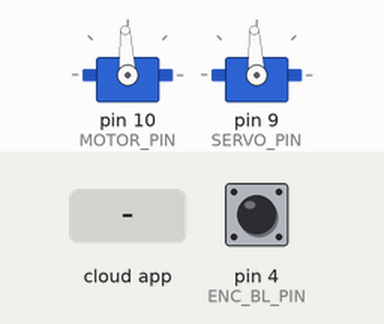
Simulated run of this sketch. Board: Arduino Uno, built with avr-gcc and run on an emulated ATmega328P. On the bench: 2 × servo. The test bench sets the inputs (shaded band); at power-on: pin 4 (ENC_BL_PIN) HIGH. The ROS host is connected and sends only what is stated.

Above: at 4.2 s.
4.3 s: the phone or cloud app sets linear.x to -100
At 5.4 s:
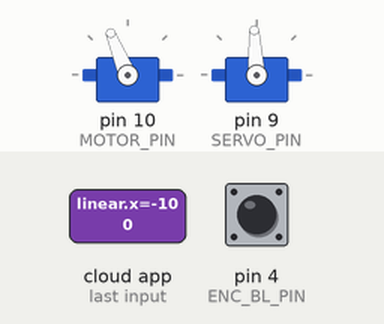
5.8 s: the phone or cloud app sets angular.z to -100
At 6.6 s:
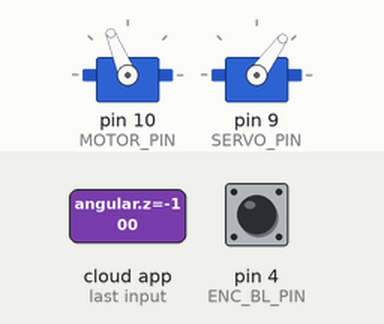
7.3 s: the phone or cloud app sets angular.z to 100
At 7.7 s:
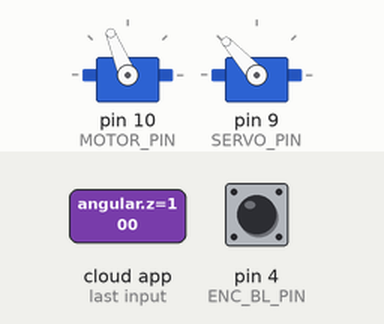
8.8 s: the phone or cloud app sets angular.z to 0
At 10.0 s:
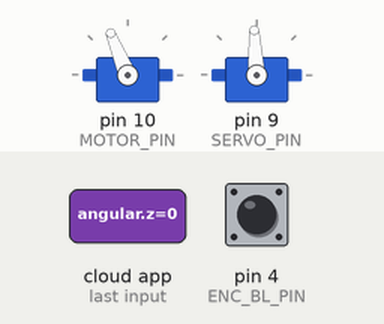
10.3 s: the phone or cloud app sets linear.x to 0
At 11.2 s:
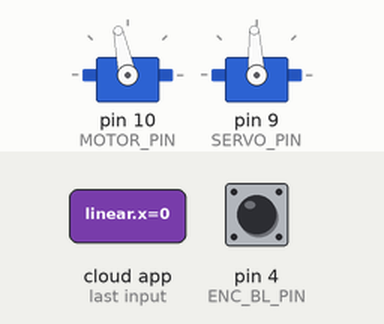
Timing chart, 0 to 12.8 s (numbered marks = the images above; inputs shaded):
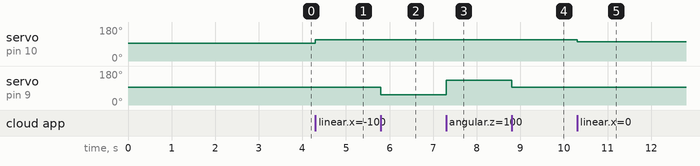

Measured:
- after the input at 4.3 s, servo on pin 10 (MOTOR_PIN): 93° → 112° at once
- after the input at 5.8 s, servo on pin 9 (SERVO_PIN): 93° → 54° at once
- after the input at 7.3 s, servo on pin 9 (SERVO_PIN): 54° → 132° at once
- after the input at 8.8 s, servo on pin 9 (SERVO_PIN): 132° → 93° at once
- after the input at 10.3 s, servo on pin 10 (MOTOR_PIN): 112° → 102° at once

The sketch:

mycar_control.ino
```cpp
#include <Servo.h>
#include <ros.h>
#include <geometry_msgs/Twist.h>
#include <std_msgs/Int32.h>

class Car {
public:
    void initControler();
    void initEncoders();

    void armControler();

    void writeToControler(int, int);

    void incBL();
    int  readEncoder();

    float limitMotor(int);
    float limitServo(int);

    // Used for copying variables shared with interrupts to avoid read/write
    // conflicts later
    void readAndCopyInputs();

    const int MOTOR_PIN = 10;
    const int SERVO_PIN = 9;
    const int ENC_BL_PIN = 4;

    const int MOTOR_MAX = 1900;
    const int MOTOR_MIN = 1600;
    const int MOTOR_STOP = 1300;

    const int STEER_MIN = 1100;
    const int STEER_MAX = 1900;
    const int STEER_CENTER = 1500;

    const int noAction = 0;
    Servo motor;
    Servo steering;

    volatile uint8_t updateFlagsShared;
    uint8_t updateFlags;
    const int BL_FLAG = 1;

    volatile int BL_count_shared = 0;
    int BL_count = 0;
    int val_BL_shared = 0;
    int val_BL = 0;
};

Car car;
int motor_speed;
int steer;
volatile unsigned long dt;
volatile unsigned long t0;

ros::NodeHandle nh;
geometry_msgs::Twist vel_angular_back;
std_msgs::Int32 encoder;

void controlCallback(const geometry_msgs::Twist& ecu) {
    int pwm_speed = abs(ecu.linear.x) / 2 * (car.MOTOR_MAX - car.MOTOR_MIN) + 1550;
    int pwm_angular = ecu.angular.z / 0.06 * (car.STEER_MAX - car.STEER_MIN)/2 + car.STEER_CENTER;
    car.writeToControler(pwm_speed, pwm_angular);
    vel_angular_back.linear.x = pwm_speed;
    vel_angular_back.angular.z = pwm_angular;
}

void incBLCallback() {
  car.incBL();
}

ros::Publisher ecu_back("ecu_back", &vel_angular_back);
ros::Subscriber<geometry_msgs::Twist> sub_control("/ctrl_cmd", controlCallback);
ros::Publisher pub_encoder("hall_sensor", &encoder);

/**
 * ARDUINO INITIALIZATION
 */
void setup() {
    car.initControler();
    car.armControler();
    t0 = millis();

    nh.getHardware()->setBaud(57600);
    nh.initNode();

    nh.advertise(ecu_back);
    nh.advertise(pub_encoder);
    nh.subscribe(sub_control);

}

/**
 * ARDUINO MAIN lOOP
 */
void loop() {
    dt = millis() - t0;

    ecu_back.publish(&vel_angular_back);
    car.val_BL = car.readEncoder();

    if (dt > 100) {
        t0 = millis();
        encoder.data = car.val_BL;
        pub_encoder.publish(&encoder);

    }

    nh.spinOnce();
}

/**
 * CAR CLASS IMPLEMENTATION
 */
void Car::initEncoders() {
  pinMode(ENC_BL_PIN, INPUT_PULLUP);
  //enableInterrupt(ENC_BL_PIN, incBLCallback, CHANGE);
  //enableInterrupt(ENC_BL_PIN, incBLCallback, RISING);
  //attachInterrupt(ENC_BL_PIN, incBLCallback, CHANGE);
}

void Car::initControler() {
    motor.attach(MOTOR_PIN);
    steering.attach(SERVO_PIN);
}

void Car::armControler() {
    motor.writeMicroseconds(1500);
    steering.writeMicroseconds(STEER_CENTER);
    delay(3000);
}

float Car::limitMotor(int x) {
    if (x == noAction) {
        return MOTOR_STOP;
    }

    if (x > MOTOR_MAX) {
        x = MOTOR_MAX;
    } else if (x < MOTOR_MIN) {
        x = MOTOR_MIN;
    }
    return x;
}

float Car::limitServo(int x) {
    if (x == noAction) {
        return STEER_CENTER;
    }

    if (x > STEER_MAX) {
        x = STEER_MAX;
    } else if (x < STEER_MIN) {
        x = STEER_MIN;
    }
    return x;
}

void Car::writeToControler(int motor_speed, int steer) {
    int motorCMD, servoCMD;
    motorCMD = car.limitMotor(motor_speed);
    servoCMD = car.limitServo(steer);
    //motorCMD = motor_speed;
    //servoCMD = steer;
    motor.writeMicroseconds(motorCMD);
    steering.writeMicroseconds(servoCMD);
}

void Car::incBL() {
  BL_count_shared++;
  val_BL = digitalRead(ENC_BL_PIN);
  updateFlagsShared |= BL_FLAG;
}

void Car::readAndCopyInputs() {
  // check shared update flags to see if any channels have a new signal
  if (updateFlagsShared) {
    // Turn off interrupts, make local copies of variables,then turn interrupts back on.
    // Without doing this, an interrupt could update a shared  variable while the loop is in the middle of reading it
    noInterrupts();

    updateFlags = updateFlagsShared;
    if(updateFlags & BL_FLAG) {
      BL_count = BL_count_shared;
      val_BL = val_BL_shared;
      BL_count_shared = 0;
    }

    // clear shared update flags and turn interrupts back on
    updateFlagsShared = 0;
    interrupts();
  }
}

int Car::readEncoder(){
    return digitalRead(ENC_BL_PIN);
}
```
